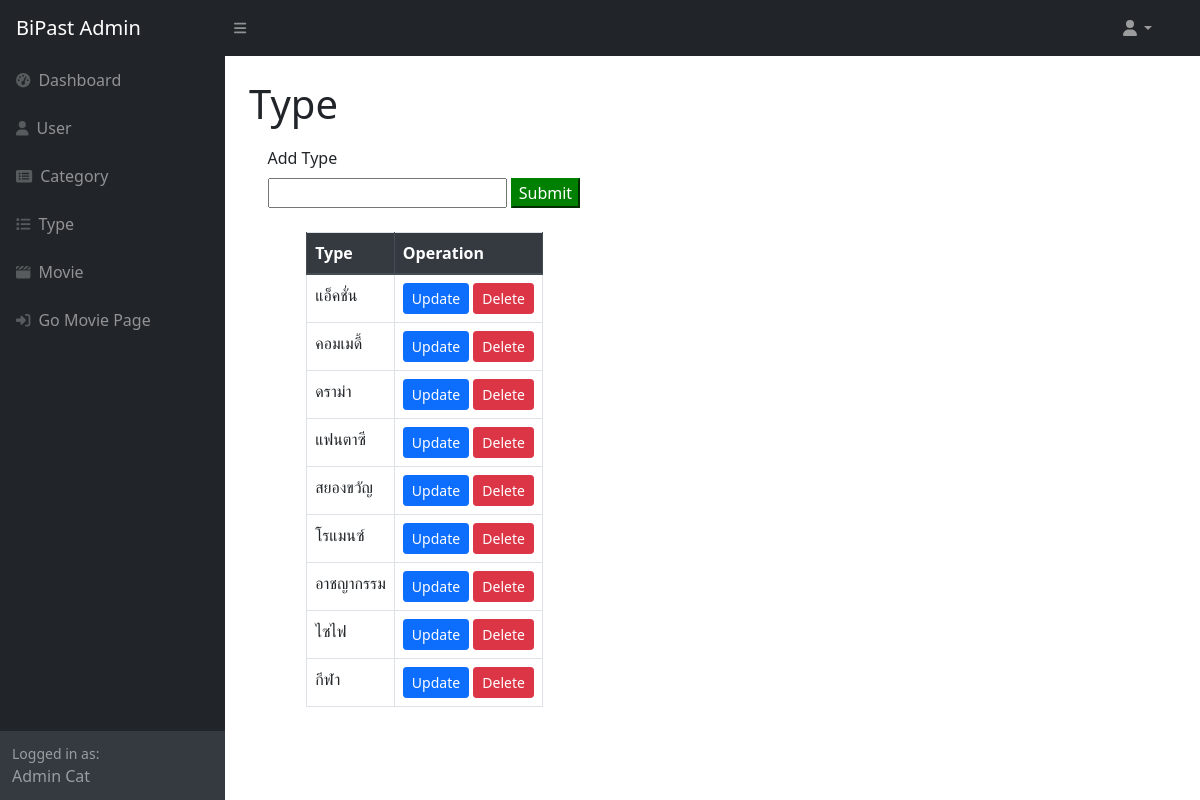
/adminpage3.php (signed in), run on the app's committed database.
### tables this page shows
CREATE TABLE `type` (
  `id_type` int(5) NOT NULL,
  `name_type` varchar(50) NOT NULL
);

### adminpage3.php (the view, shortened to what this page needs)
<?php
    include('connection.php');
?>
<!DOCTYPE html>
<html lang="en">
    <head>
        <link rel="stylesheet" href="https://cdn.jsdelivr.net/npm/bootstrap@4.3.1/dist/css/bootstrap.min.css">
        <link href="https://cdn.jsdelivr.net/npm/simple-datatables@latest/dist/style.css" rel="stylesheet" />
        <link href="admincss/styles.css" rel="stylesheet" />
        <link rel="stylesheet" href="https://cdn.datatables.net/1.11.5/css/dataTables.bootstrap5.min.css">
    </head>
    <body class="sb-nav-fixed">
        <nav class="sb-topnav navbar navbar-expand navbar-dark bg-dark">
            <a class="navbar-brand ps-3" href="adminpage.php">BiPast Admin</a>
            <button class="btn btn-link btn-sm order-1 order-lg-0 me-4 me-lg-0" id="sidebarToggle" href="#!"><i class="fas fa-bars"></i></button>
            <ul class="navbar-nav ms-auto ms-md-0 me-3 me-lg-4">
                <li class="nav-item dropdown">
                    <a class="nav-link dropdown-toggle" id="navbarDropdown" href="#" role="button" data-bs-toggle="dropdown" aria-expanded="false"><i class="fas fa-user fa-fw"></i></a>
                </li>
            </ul>
        </nav>
        <div id="layoutSidenav">
            <div id="layoutSidenav_nav">
                <nav class="sb-sidenav accordion sb-sidenav-dark" id="sidenavAccordion">
                    <div class="sb-sidenav-menu">
                        <div class="nav">
                            <a class="nav-link" href="adminpage.php">
                                <div class="sb-nav-link-icon"><i class="fas fa-tachometer-alt"></i></div>
                                Dashboard
                            </a>
                            <a class="nav-link collapsed" href="adminpage1.php">
                                <div class="sb-nav-link-icon"><i class="fas fa-user"></i></div>
                                User
                            </a>
                            <a class="nav-link collapsed" href="adminpage2.php">
                                <div class="sb-nav-link-icon"><i class="fas fa-rectangle-list"></i></div>
                                Category
                            </a>
                            <a class="nav-link" href="adminpage3.php">
                                <div class="sb-nav-link-icon"><i class="fas fa-list"></i></div>
                                Type
                            </a>
                            <a class="nav-link" href="adminpage4.php">
                                <div class="sb-nav-link-icon"><i class="fa-solid fa-clapperboard"></i></div>
                                Movie
                            </a>
                            <a class="nav-link" href="userpage.php">
                                <div class="sb-nav-link-icon"><i class="fa-solid fa-right-to-bracket"></i></div>
                                Go Movie Page
                            </a>
                        </div>
                    </div>
                    <div class="sb-sidenav-footer">
                        <div class="small">Logged in as:</div>
                        Admin <?php echo $_SESSION['user']?>
                    </div>
                </nav>
            </div>
            <div id="layoutSidenav_content">
                <main>
                    <div class="container-fluid px-4">
                        <h1 class="mt-4">Type</h1>
                        <form action="<?php echo $_SERVER['PHP_SELF']; ?>" method="POST" style="padding-top:10px;margin-left:2%;">
                            <label for="textcategory">Add Type</label>
                            <br>
                            <input type="text" id="type" name="type" style="">
                            <input type="submit" value="Submit" name="submit" style="color:white;background-color:green;border-color:green;">
                        </form>
                        <div class="container">
                            <br>
                            <table style="margin-left:5%;" id="" class="table table-bordered w-auto">
                                <thead class="thead-dark">
                                    <tr>
                                    <th   scope="col">Type</th>
                                    <th   scope="col">Operation</th>
                                    </tr>
                                </thead>
                                <tbody>
                                    <?php
                                        $result=mysqli_query($conn,"SELECT * FROM type ORDER BY id_type ASC");
                                        if($result){
                                            while($row=mysqli_fetch_assoc($result)){
                                                $id_type=$row['id_type'];
                                                $type=$row['name_type'];
                                                echo '<tr>
                                                <td>'.$type.'</td>
                                                <td>
                                                <a href="#"><button class="btn btn-primary btn-sm updatebtn" type="submit" id="'.$id_type.'" >Update</button></a>
                                                <a href="deletetypedb.php?id='.$id_type.'" onclick="return checkDelete()"><button class="btn btn-danger btn-sm" type="submit">Delete</button></a>
                                                </td>
                                                </tr>';
                                            }
                                        }
                                    ?>
                                </tbody>
                                </table>
                        </div>
                    </div>
            </div>
        </div>
    </body>
</html>

### data on the page
type: name_type "แอ็คชั่น"
type: name_type "คอมเมดี้"
type: name_type "ดราม่า"
type: name_type "แฟนตาซี"
type: name_type "สยองขวัญ"
type: name_type "โรแมนซ์"
type: name_type "อาชญากรรม"
type: name_type "ไซไฟ"
type: name_type "กีฬา"

### other printed values
$_SESSION['user'] "Cat"
